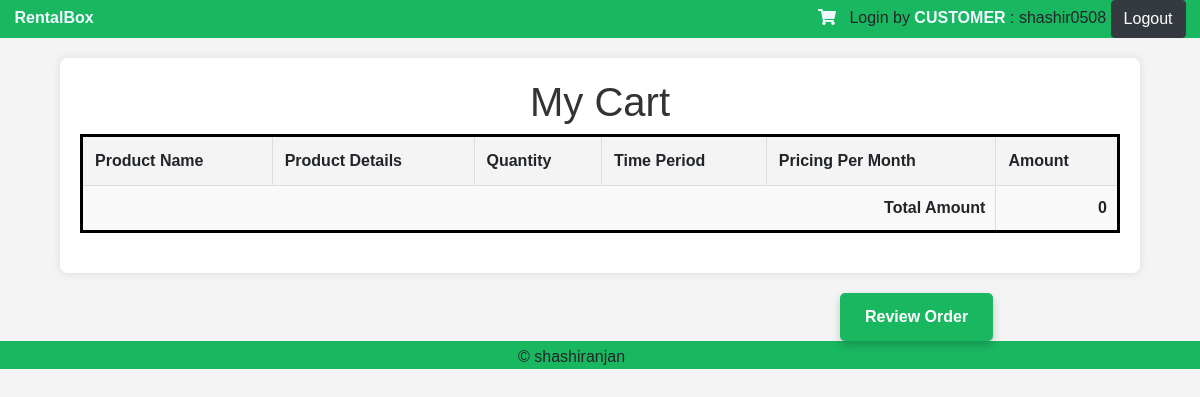
The page /mycart/ (signed in) on the database as committed earlier.
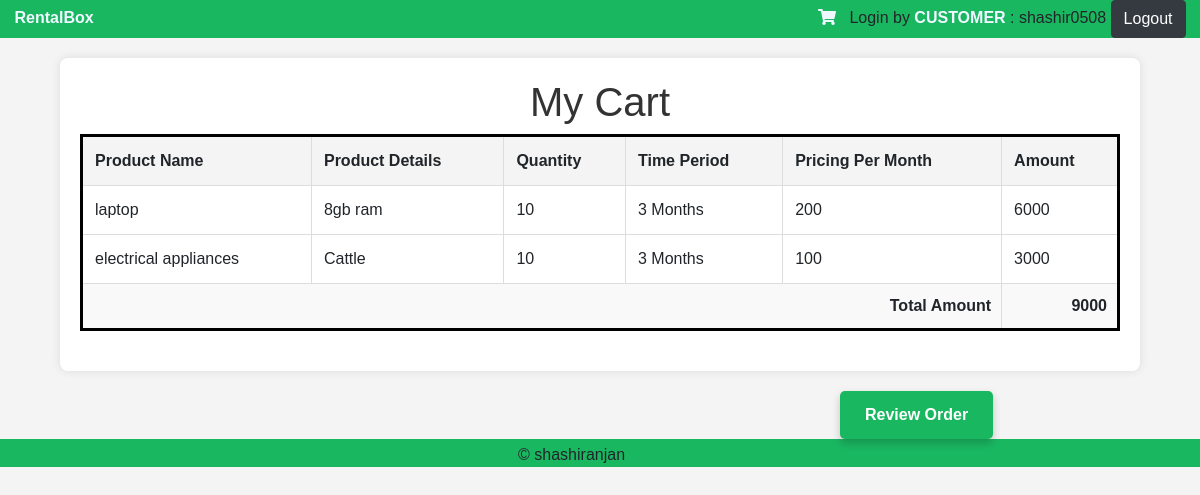
The same page on the database as committed later.
### warehouse/models.py (models this page shows)
class CartDetails(models.Model):
    enquiry = models.ForeignKey(EnquiryDetails,on_delete=models.CASCADE)
    user = models.ForeignKey(User,on_delete=models.CASCADE)
    sq_details = models.ForeignKey(SalesQuoteDetails,on_delete=models.CASCADE)
    time_period = models.CharField(choices=CATEGORY_CHOICES, max_length = 200, null = True, default="Other")
    pricing = models.CharField(max_length=64, null = True)
    qty= models.IntegerField( null = True)
    is_paid=models.BooleanField(default=False)
    total_amount=models.IntegerField( null = True)

class SalesQuoteDetails(models.Model):
    enquiry = models.ForeignKey(EnquiryDetails,on_delete=models.CASCADE)
    sales_quote_id = models.CharField(max_length=64, null = True)
    product_name = models.CharField(max_length=264, null = True)
    product_id = models.CharField(max_length = 128, null = True)
    qty= models.IntegerField(null = True)
    product_details = models.CharField(max_length = 128, null = True)
    time_period = models.CharField(choices=CATEGORY_CHOICES, max_length = 200, null = True, default="Other")
    pricing = models.CharField(max_length=64, null = True)
    added_to_cart = models.BooleanField(default=False)
    sq_reject= models.BooleanField(default=False)

### warehouse/views.py (the view)
# urls.py: path('mycart/',views.cart_details_view, name='mycart'),
def cart_details_view(request):
    username= request.user.email
    name = username.split('@')[0]
    role=request.user.role
    amount=[]
    cart_details = CartDetails.objects.filter(user=request.user, is_paid=False)
    for single_product in cart_details:
        amount.append(single_product.total_amount)
    total_amount=sum(amount)
    context={'name':name, 'role':role, 'total_amount':total_amount,'cart_details':cart_details}
    return render(request,'warehouse/mycart.html',context)

### warehouse/templates/warehouse/mycart.html (shortened to what this page needs)
{% extends 'layout/app.html' %}
{% load static %}
        {% block content %}
        <head>
            <link rel = "stylesheet" type="text/css" href="{% static '/warehouse/css/dashboard.css' %}">
        </head>
        <body>
        <div class="header" style=" background-color: rgb(26, 183, 97); text-align: center; left: 0%; width: 100%; ">
            <p><span style="margin-right: 60%; color: aliceblue; font-weight: bold;"><a href="{% url 'dashboard' %}" style="text-decoration: none; color: aliceblue;">RentalBox</a></span>
                <span>
                    <a href="{% url 'mycart' %}"><i class="fas fa-shopping-cart" style="color: aliceblue;"></i></a>
                </span> &nbsp;
                <span >Login by
                    <span style="color: aliceblue; font-weight: bold;"> {{role}} </span>
                </span>
                <span> : {{ name }} <a href="{% url 'logout' %}" class="btn btn-dark">Logout</a></span></p>
        </div>
        <div class="container">
                <h1>My Cart</h1>
                <table>
                    <thead>
                        <tr>
                            <th>Product Name</th>
                            <th>Product Details</th>
                            <th>Quantity</th>
                            <th>Time Period</th>
                            <th>Pricing Per Month</th>
                            <th>Amount</th>
                        </tr>
                    </thead>
                    <tbody>
                        {% for details in cart_details %}
                        <tr>
                            <td data-label="Product Name">{{ details.sq_details.product_name }}</td>
                            <td data-label="Product Details">{{ details.sq_details.product_details }}</td>
                            <td data-label="Quantity">{{ details.sq_details.qty }}</td>
                            <td data-label="Time Period">{{ details.sq_details.time_period }}</td>
                            <td data-label="Pricing Per Month">{{ details.sq_details.pricing }}</td>
                            <td data-label="Amount">{{ details.total_amount }}</td>
                        </tr>
                        {% endfor %}
                    </tbody>
                    <tfoot>
                        <tr>
                            <td colspan="5" class="total">Total Amount</td>
                            <td class="total">{{ total_amount }}</td>
                        </tr>
                    </tfoot>
                </table>
                </div>
            <div class="review-button">
                <a href="{% url 'create_order' %}" style="text-decoration: none;" class="proceed-button">Review Order</a>
            </div>
        <div class="footer" style="background-color: rgb(26, 183, 97); text-align: center; left: 0%; width: 100%; bottom: 0%;  ">
            <p>&copy shashiranjan<a href="https://www.linkedin.com/in/shashiranjan05/" ><i class="fa fa-linkedin-square" style="font-size:24px; color: black;"></i></a> &nbsp;<a href="https://github.com/shashiranjan05"><i class="fa fa-github-square" style="font-size:24px; color: black;" ></i></a>
            </p>
        </div>
        </body>
    {% endblock %}

Rows that differ between the two databases and show on the page:
added CartDetails: sq_details.product_name "laptop", sq_details.product_details "8gb ram", sq_details.qty "10", sq_details.time_period "3 Months", sq_details.pricing "200", total_amount "6000"
added CartDetails: sq_details.product_name "electrical appliances", sq_details.product_details "Cattle", sq_details.qty "10", sq_details.time_period "3 Months", sq_details.pricing "100", total_amount "3000"
Other text that changed with them:
{{ total_amount }}: "0" → "9000"
